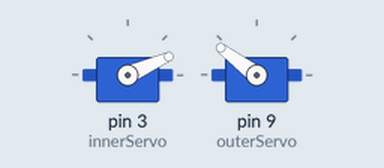
Simulated run of this sketch. Board: Arduino Uno, built with avr-gcc and run on an emulated ATmega328P. On the bench: 2 × servo.

Above: at 1.05 s.
At 1.2 s:
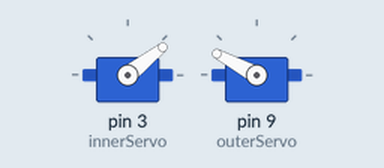
At 1.4 s:
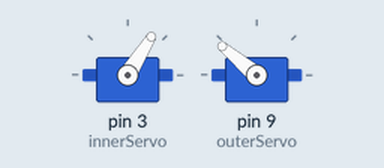
At 1.8 s:
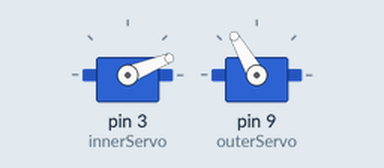
Timing chart, 0 to 4.0 s (numbered marks = the images above):
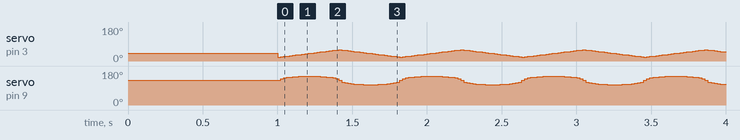

The sketch:

gimbal_circle.ino
```cpp
#include <Servo.h>
#include <math.h>

Servo innerServo;
Servo outerServo;

//calibration
int INNER_MID = 40;
int OUTER_MID = 130;

//int INNER_MIN = INNER_MID - 20;
//int INNER_MAX = INNER_MID + 20;
//int OUTER_MIN = OUTER_MID - 20;
//int OUTER_MAX = OUTER_MID + 20;

int MIN_COORD = -20;
int MAX_COORD = 20;

void setup() {
  innerServo.attach(3);
  outerServo.attach(9);

  setCoordinates(0, 0);
  delay(1000);
}

void loop() {
  for(int i=MIN_COORD; i<MAX_COORD; i++){
    int p = i - MIN_COORD;
    int q = MAX_COORD - i;

    int h = round((1.1*sqrt(p*q)));

    setCoordinates(i, h);
    delay(10);
  }
  for(int i=MAX_COORD; i>MIN_COORD; i--){
    int p = i - MIN_COORD;
    int q = MAX_COORD - i;

    int h = -round((1.1*sqrt(p*q)));

    setCoordinates(i, h);
    delay(10);
  }
}

void setCoordinates(int inner, int outer){
  innerServo.write(INNER_MID + inner);
  outerServo.write(OUTER_MID + outer);
}

//int getAngleInner(float percent) {
//  return getAngle(percent, INNER_MIN, INNER_MAX);
//}
//
//int getAngleOuter(float percent) {
//  return getAngle(percent, OUTER_MIN, OUTER_MAX);
//}


int getAngle(float percent, int minAngle, int maxAngle) {
  int span = maxAngle - minAngle;
  float adding = percent * (float)span;
  return minAngle + (int)adding;
}
```
